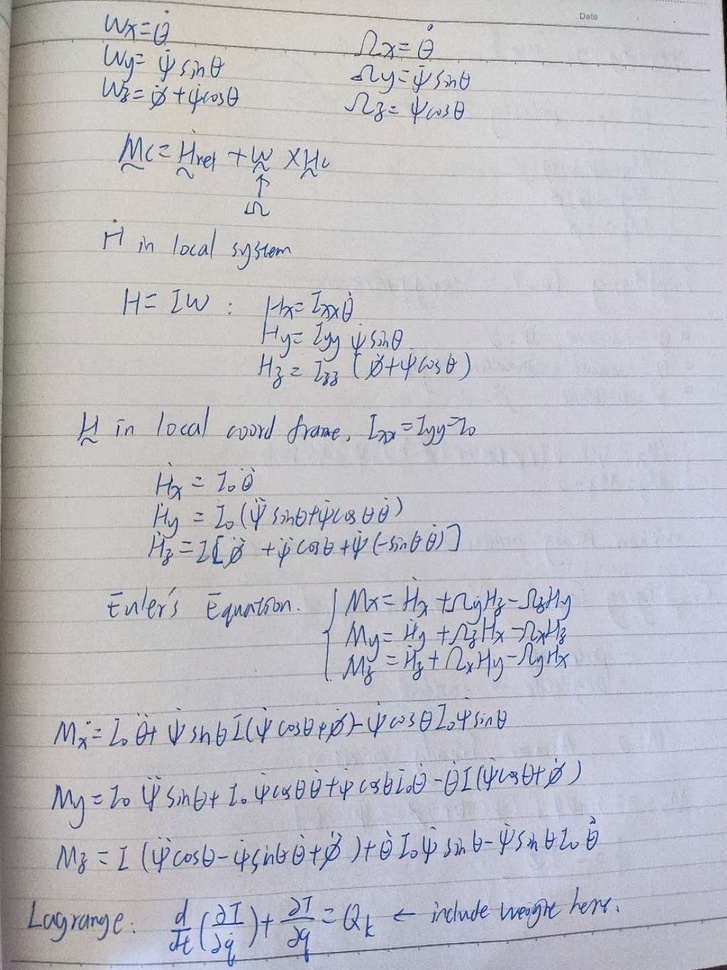
#> input picture documents/raw/GNHK_fail.jpg, 727 x 970 px, shrunk from 1080 x 1440 before the run
$ python -i threshholding.py   (imports and definitions only)
#> lines starting #> are read from the running program, lines starting #| are printed output that depends on the picture; after the words box and inside, x2 and y2 are one past the last pixel; in counts of white or black regions, pixels touching at a corner belong together
#> further down, picture is the input picture: shape (970, 727, 3); mean B, G, R 196.1, 189.6, 190.3
import cv2
import numpy as np


def thresh_document(img):

    # Thresholding
    gray_img = cv2.cvtColor(img, cv2.COLOR_BGR2GRAY)
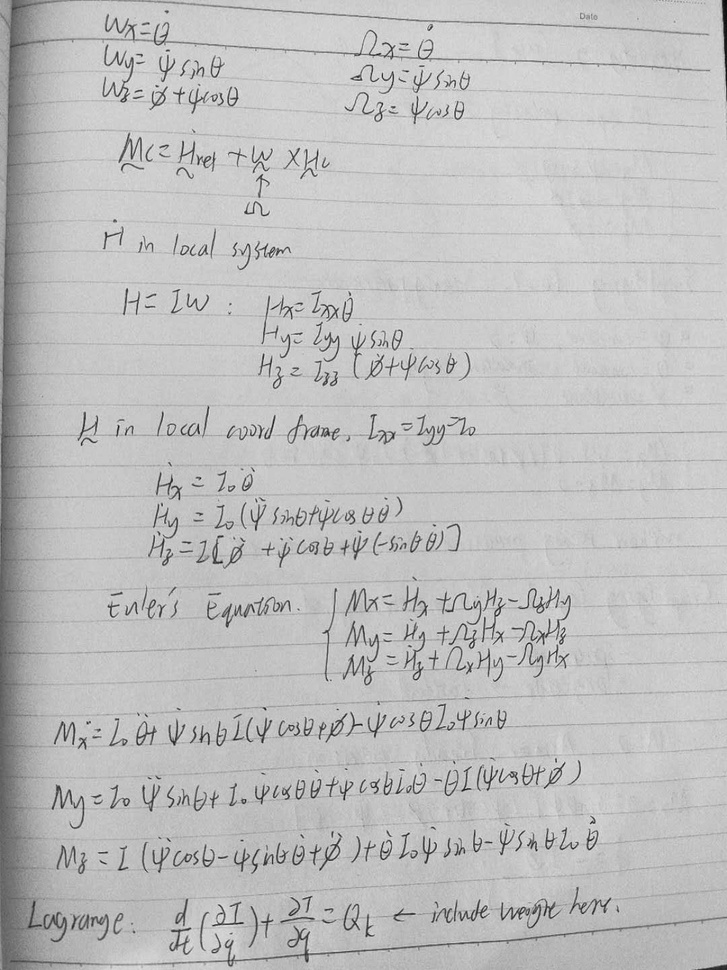
#> gray_img: shape (970, 727); min 6, max 244, mean 190.6

    # Reduce noise by using Gaussian BLur
    blur_img = cv2.GaussianBlur(gray_img, (5,5), 0)

    thresh_img = cv2.adaptiveThreshold(blur_img, 255,cv2.ADAPTIVE_THRESH_GAUSSIAN_C, cv2.THRESH_BINARY, 21, 10)
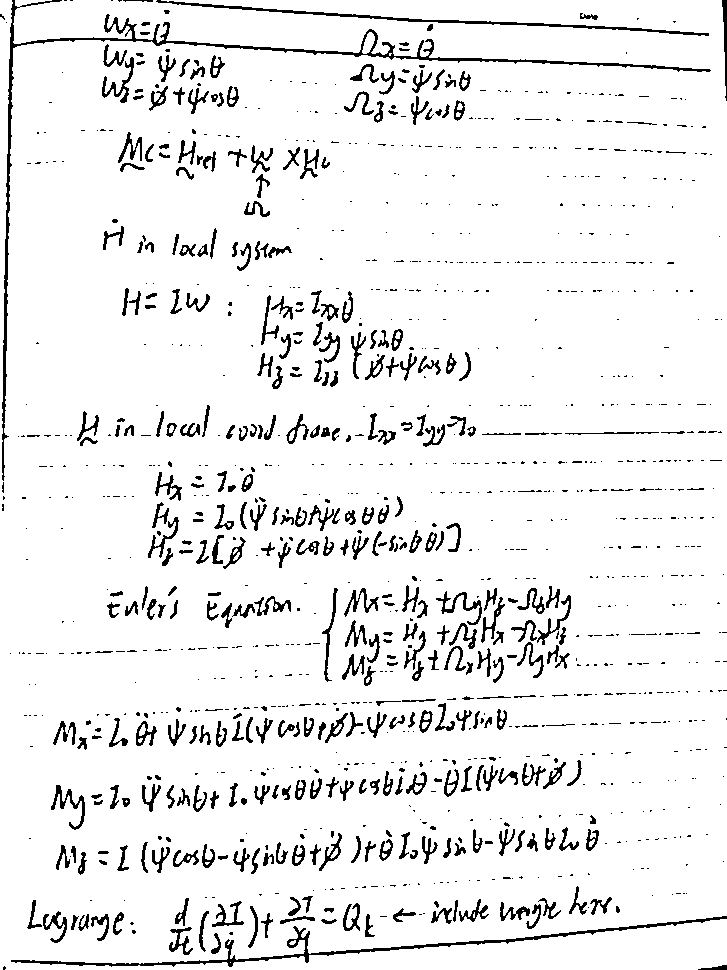
#> thresh_img: shape (970, 727); 93.1% white; 1224 black regions (843 under 20 px), largest, box (x1, y1, x2, y2) and area: (2, 0, 711, 481) 4116, (11, 916, 727, 967) 2383, (156, 0, 709, 36) 1480

    #Opening to clean small noise
    kernel = np.ones((3,3), np.uint8)
    opened_img = cv2.morphologyEx(thresh_img, cv2.MORPH_OPEN, kernel)
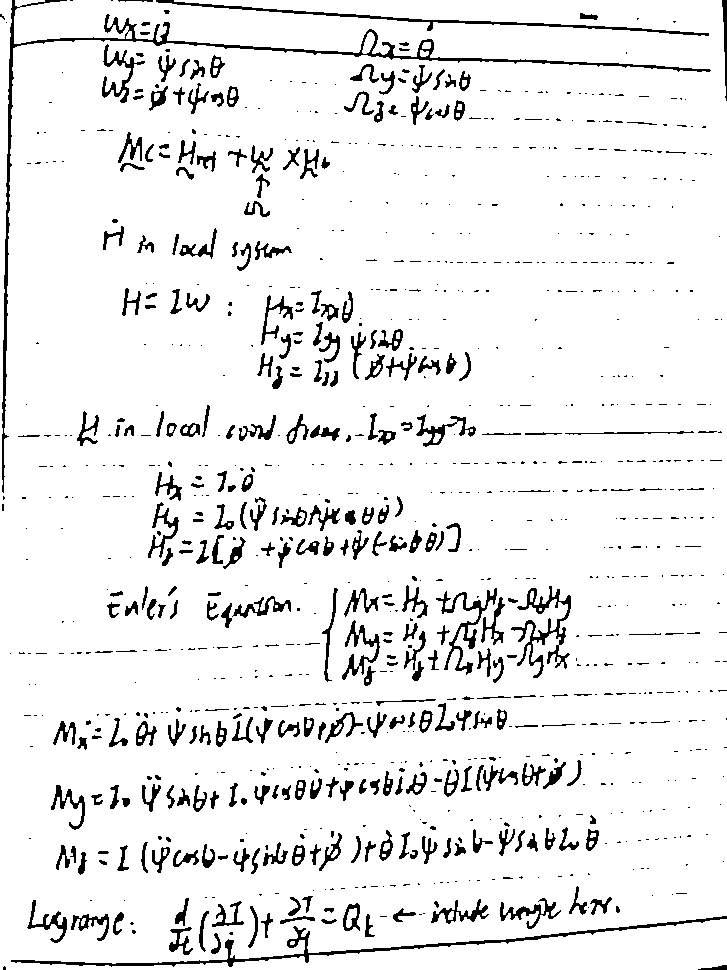
#> opened_img: shape (970, 727); 92.7% white; 1040 black regions (718 under 20 px), largest, box (x1, y1, x2, y2) and area: (2, 0, 711, 493) 4235, (11, 916, 727, 967) 2432, (156, 0, 709, 36) 1543


    return opened_img

>>> import cv2
>>> picture = cv2.imread('../documents/raw/GNHK_fail.jpg')
>>> result = thresh_document(picture)
